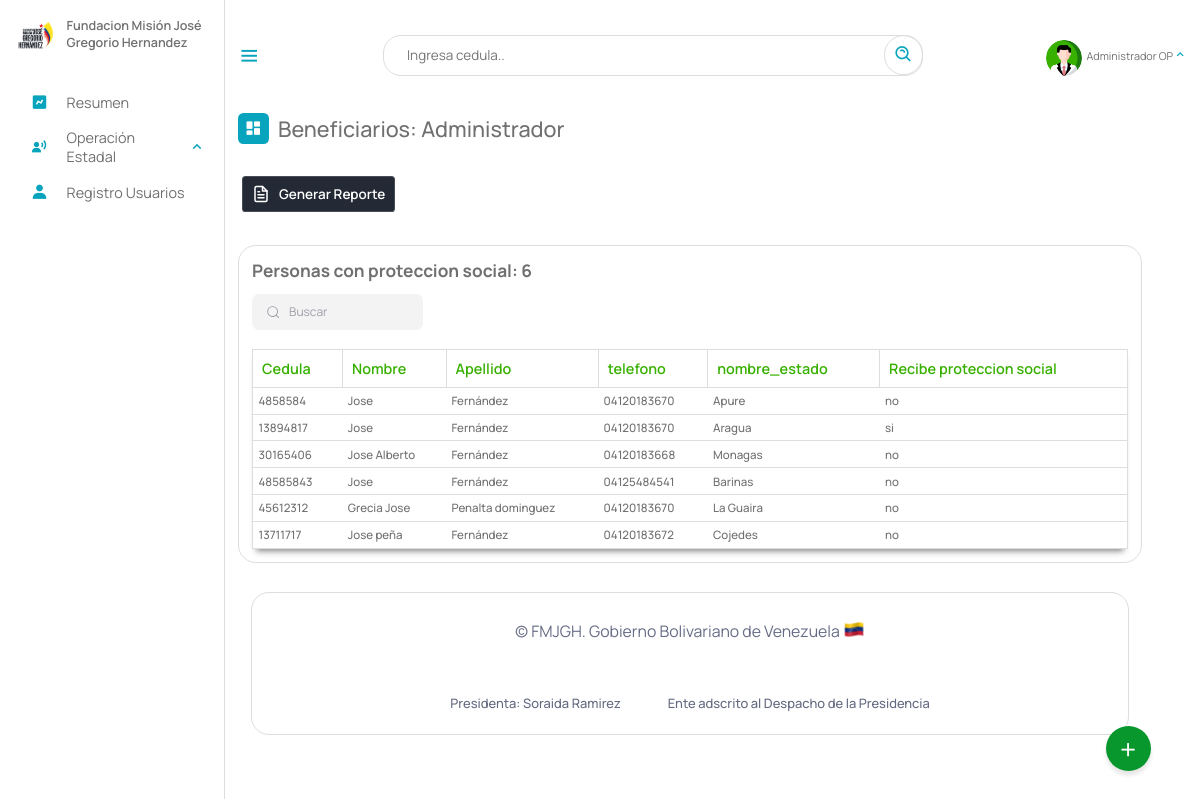
Page /Escritorio/13-proteccionSocial.php (signed in) on the earlier database version.
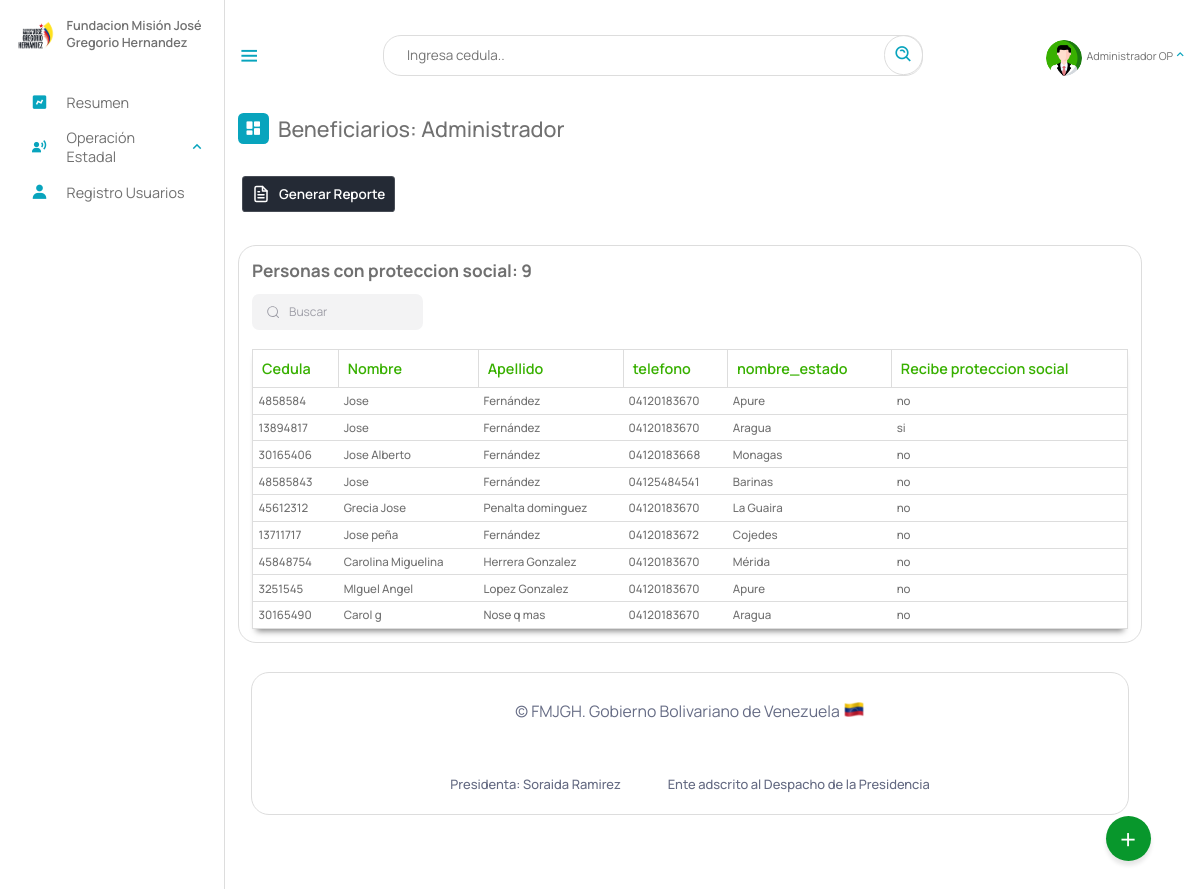
Same page on the later database version.
### tables this page shows
CREATE TABLE `beneficiario` (
  `cedula` int(12) NOT NULL,
  `nombre` text NOT NULL,
  `apellido` text NOT NULL,
  `fecha_naci` date NOT NULL,
  `email` varchar(50) NOT NULL,
  `telefono` varchar(12) NOT NULL,
  `nacionalidad` char(2) NOT NULL,
  `edad` int(2) NOT NULL,
  `sexo` char(1) NOT NULL,
  `edo_civil` text NOT NULL,
  `nro_hijo` int(2) DEFAULT NULL,
  `estado` varchar(10) NOT NULL,
  `municipio` varchar(20) NOT NULL,
  `parroquia` varchar(10) NOT NULL,
  `discapacidad` varchar(10) NOT NULL,
  `atencion_solicitada` varchar(10) NOT NULL,
  `certificado` varchar(50) DEFAULT NULL,
  `registrado_por` text DEFAULT NULL,
  `fecha_registro` date NOT NULL,
  PRIMARY KEY (`cedula`),
  KEY `estado` (`estado`),
  KEY `discapacidad` (`discapacidad`),
  KEY `atencion_solicitada` (`atencion_solicitada`),
  KEY `municipio` (`municipio`),
  KEY `parroquia` (`parroquia`),
  CONSTRAINT `beneficiario_ibfk_1` FOREIGN KEY (`estado`) REFERENCES `estados` (`id_estados`) ON DELETE CASCADE,
  CONSTRAINT `beneficiario_ibfk_2` FOREIGN KEY (`municipio`) REFERENCES `municipios` (`id_municipios`) ON DELETE CASCADE,
  CONSTRAINT `beneficiario_ibfk_3` FOREIGN KEY (`parroquia`) REFERENCES `parroquia` (`id`) ON DELETE CASCADE ON UPDATE CASCADE,
  CONSTRAINT `beneficiario_ibfk_4` FOREIGN KEY (`discapacidad`) REFERENCES `discapacid_e` (`id_e`) ON DELETE CASCADE,
  CONSTRAINT `beneficiario_ibfk_5` FOREIGN KEY (`atencion_solicitada`) REFERENCES `tipoatencion` (`id`) ON DELETE CASCADE
);

CREATE TABLE `estados` (
  `id_estados` varchar(10) NOT NULL,
  `nombre_estado` text NOT NULL,
  PRIMARY KEY (`id_estados`)
);

CREATE TABLE `detalles_institucionales` (
  `id` int(11) NOT NULL AUTO_INCREMENT,
  `cedula` int(11) DEFAULT NULL,
  `proteccion_social` char(3) DEFAULT NULL,
  `institucion_registrado` text DEFAULT NULL,
  PRIMARY KEY (`id`),
  KEY `cedula` (`cedula`),
  CONSTRAINT `detalles_institucionales_ibfk_1` FOREIGN KEY (`cedula`) REFERENCES `beneficiario` (`cedula`) ON DELETE CASCADE ON UPDATE CASCADE
);

### php/01-discapacitados.php (called while the page is built, shortened)
<?php
include_once("ManejadorBD.php");
class Discapacitados extends ManejadorBD
{
	private $cnn;
	public function __construct($tipoConexion)
	{
		$this->cnn = parent::conectar($tipoConexion);
	}
	public function PersonasProteccionSocial()
	{
		try {
			$stmt = $this->cnn->prepare("SELECT beneficiario.cedula, beneficiario.nombre, beneficiario.apellido, beneficiario.telefono, estados.nombre_estado, detalles_institucionales.proteccion_social FROM
				beneficiario, estados, detalles_institucionales WHERE
				beneficiario.estado = estados.id_estados and
				beneficiario.cedula = detalles_institucionales.cedula");
			$stmt->setFetchMode(PDO::FETCH_ASSOC);
			$stmt->execute();
			return $stmt->fetchAll();
		} catch (PDOException $error) {
			echo "Error: ejecutando consulta SQL." . $error->getMessage();
			exit();
		}
	}
}

### php/ManejadorBD.php (called while the page is built, shortened)
<?php
	class ManejadorBD extends PDO {
		public $srv	= SRV;
		public $usr	= USR;
		public $pas	= PAS;
		public $dbn	= BDN;
		public function conectar($tipoConexion){
			try{
				switch ($tipoConexion) {
				    case 1:
				        $dsn = "mysql:host=$this->srv;dbname=$this->dbn";
				        break;
				}
				$dbh = new PDO($dsn, $this->usr, $this->pas);
    			$dbh->setAttribute(PDO::ATTR_ERRMODE, PDO::ERRMODE_EXCEPTION);
			}catch(PDOException $error){
                echo "Error al Conectar con la Base de Datos: ".$error->getMessage();
                exit();
			}
            $this->conexionBD = $dbh;
			return $this->conexionBD;
		}
	}
?>

### Escritorio/13-proteccionSocial.php (the view, shortened to what this page needs)
<?php
include_once("partearriba.php");
?>
<div class="dash-contenido">
    <div class="overview">
        <div class="titulo">
            <i class='bx bxs-dashboard'> </i>
            <span class="link-name">Beneficiarios: <?php echo $rol ?></span>
        </div>
    </div>
 <a href=""> <button class="download-button">
        <div class="docs"> Generar Reporte</div>
        <div class="download">
        </div>
    </button></a>
    <div class="tabla-atencion">
        <h2>Personas con proteccion social:
            <?php
            include_once("../php/01-discapacitados.php");
            $aten = new Discapacitados(1);
            $contar = $aten->PersonasProteccionSocial();
            echo count($contar);
            ?>
        </h2>
        <div class="group">
  <input placeholder="Buscar" id= "buscador" type="search" class="inputt">
</div>
<br>
        <table>
            <thead>
                <tr>
                    <th>Cedula</th>
                    <th>Nombre</th>
                    <th>Apellido</th>
                    <th>telefono</th>
                    <th>nombre_estado</th>
                    <th>Recibe proteccion social</th>
                </tr>
            </thead>
            <tbody id="spr">
                <?php
                include_once("../php/01-discapacitados.php");
                $aten = new Discapacitados(1);
                $consulta = $aten->PersonasProteccionSocial();
                if ($consulta) {
                    foreach ($consulta as $registros) {
                ?>
                        <tr>
                            <td><?php echo $registros["cedula"] ?></td>
                            <td><?php echo $registros["nombre"] ?></td>
                            <td><?php echo $registros["apellido"] ?></td>
                            <td><?php echo $registros["telefono"] ?></td>
                            <td><?php echo $registros["nombre_estado"] ?></td>
                            <td><?php echo $registros["proteccion_social"] ?></td>
                        </tr>
                <?php
                    }
                }
                ?>
            </tbody >
        </table>
    </div>
    <?php
    include_once("parteabajo.php");
    ?>

Differences in the rows shown:
added beneficiario: cedula "45848754", nombre "Carolina Miguelina", apellido "Herrera Gonzalez", telefono "04120183670", estado.nombre_estado "Mérida", detalles_institucionales.proteccion_social "no"
added beneficiario: cedula "3251545", nombre "MIguel Angel", apellido "Lopez Gonzalez", telefono "04120183670", estado.nombre_estado "Apure", detalles_institucionales.proteccion_social "no"
added beneficiario: cedula "30165490", nombre "Carol g", apellido "Nose q mas", telefono "04120183670", estado.nombre_estado "Aragua", detalles_institucionales.proteccion_social "no"
Other differences:
count($contar): "6" → "9"
